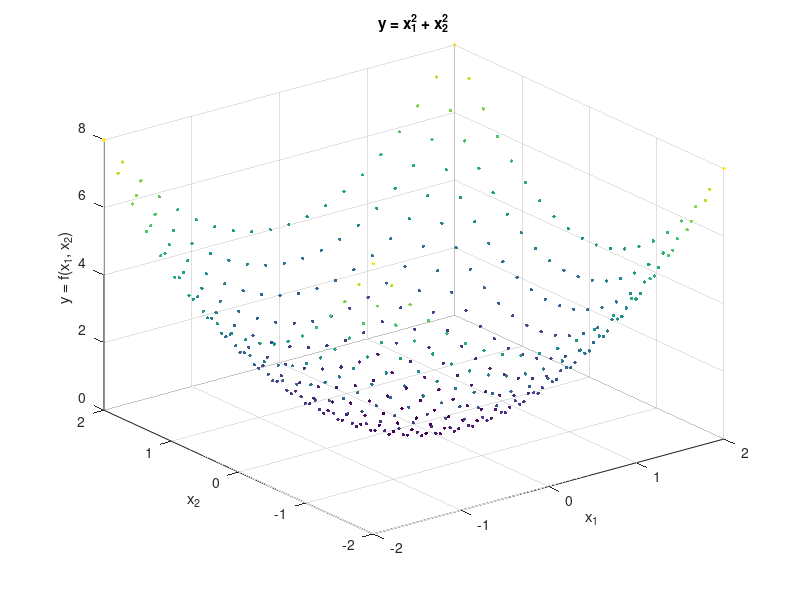

This figure's MATLAB source: (Note: this script raises an error after producing the figure.)
%% Mathematical Model of Neural Networks
% Demonstrates the forward pass of a neural network and verifies it
% step by step. Also covers auto-scaling (normalization).
%
%   h0 = x
%   hk = sigma(Wk * h_{k-1} + bk),  k = 1,...,d-1
%   y  = Wd * h_{d-1} + bd
%
% The default activation is Gaussian: sigma(z) = exp(-z^2).
% B-spline activation replaces it with a learnable piecewise polynomial.

clear; clc; close all;

%% Generate Data
% y = x1^2 + x2^2

n = 20;
xspace = linspace(-2, 2, n);
yspace = linspace(-2, 2, n);
count = 0;
for j = 1:n
    for k = 1:n
        count = count + 1;
        Input(1, count) = xspace(j);
        Input(2, count) = yspace(k);
        zdata(count) = xspace(j)^2 + yspace(k)^2;
    end
end

scatter3(Input(1,:), Input(2,:), zdata, 6, zdata, 'filled');
title('y = x_1^2 + x_2^2');
xlabel('x_1'); ylabel('x_2'); zlabel('y = f(x_1, x_2)');

%% Train Network
% Architecture: [2, 3, 4, 1], Gaussian activation.

InSize = 2; OutSize = 1;
LayerStruct = [InSize, 3, 4, OutSize];
NN = Initialization(LayerStruct);
option.MaxIteration = 500;
NN = OptimizationSolver(Input, zdata, NN, option);

%% Network Architecture
% length(LayerStruct)-1 = depth; each entry = layer width.

depth = length(LayerStruct) - 1;
fprintf('Depth d = %d\n', depth);
fprintf('W1: %dx%d,  W2: %dx%d,  W3: %dx%d\n', ...
    size(NN.weight{1},1), size(NN.weight{1},2), ...
    size(NN.weight{2},1), size(NN.weight{2},2), ...
    size(NN.weight{3},1), size(NN.weight{3},2));

%% Accessing Parameters

W1 = NN.weight{1}  
W2 = NN.weight{2}  
b1 = NN.bias{1}

%% Point-wise Activation
% sigma is applied element-wise: sigma([a;b;c]) = [sigma(a);sigma(b);sigma(c)]

DemoActive = NN.active([pi; 0; 2.5]);
PointWiseMATLAB = exp(-[pi; 0; 2.5].^2);
disp('  NN.active     exp(-z^2)');
disp([DemoActive, PointWiseMATLAB]);

%% Step-by-Step Forward Pass
% Goal: NN([0.2; 0.5]) ~ 0.2^2 + 0.5^2 = 0.29

h0 = [0.2; 0.5];
h1 = NN.active(NN.weight{1}*h0 + NN.bias{1}) 

% Layer 2

h2 = NN.active(NN.weight{2}*h1 + NN.bias{2})

% Output layer (linear, no activation)

z = NN.weight{3}*h2 + NN.bias{3}
zTrue = 0.2^2 + 0.5^2;
fprintf('Manual forward:  %.4f\nNN.Evaluate:     %.4f\nTrue value:      %.4f\n', ...
    z, NN.Evaluate([0.2; 0.5]), zTrue);

%% Preprocessing (Normalization)
% x' = (x - mean(x)) / std(x)

xDemo = linspace(0, 2*pi, 10);
xNormalized = (xDemo - mean(xDemo)) / std(xDemo);
fprintf('Before: [%.2f, ..., %.2f]\n', xDemo(1), xDemo(end));
fprintf('After:  [%.4f, ..., %.4f]\n', xNormalized(1), xNormalized(end));

%% Train with Auto-Scaling
% NN.Evaluate compensates normalization:
%   h0 = s1.*x - c1,  y = s2.*hd + c2

NN.InputAutoScaling = 'on';
NN.LabelAutoScaling = 'on';
NN = Initialization(LayerStruct, NN);
NN = OptimizationSolver(Input, zdata, NN, option);

%% Scaling Parameters

s1 = NN.InputScaleVector   
c1 = NN.InputCenterVector  
s2 = NN.LabelScaleVector   
c2 = NN.LabelCenterVector  

%% Forward Pass with Auto-Scaling
% Same goal: NN([0.2; 0.5]) ~ 0.29

h0 = s1.*[0.2; 0.5] - c1;                       % scaled input
h1 = NN.active(NN.weight{1}*h0 + NN.bias{1});   % layer 1
h2 = NN.active(NN.weight{2}*h1 + NN.bias{2});   % layer 2
h3 = NN.weight{3}*h2 + NN.bias{3};              % output (linear)
zScaled = s2.*h3 + c2;                           % rescale

fprintf('Manual (scaled): %.4f\nNN.Evaluate:     %.4f\nTrue value:      %.4f\n', ...
    zScaled, NN.Evaluate([0.2; 0.5]), zTrue);
